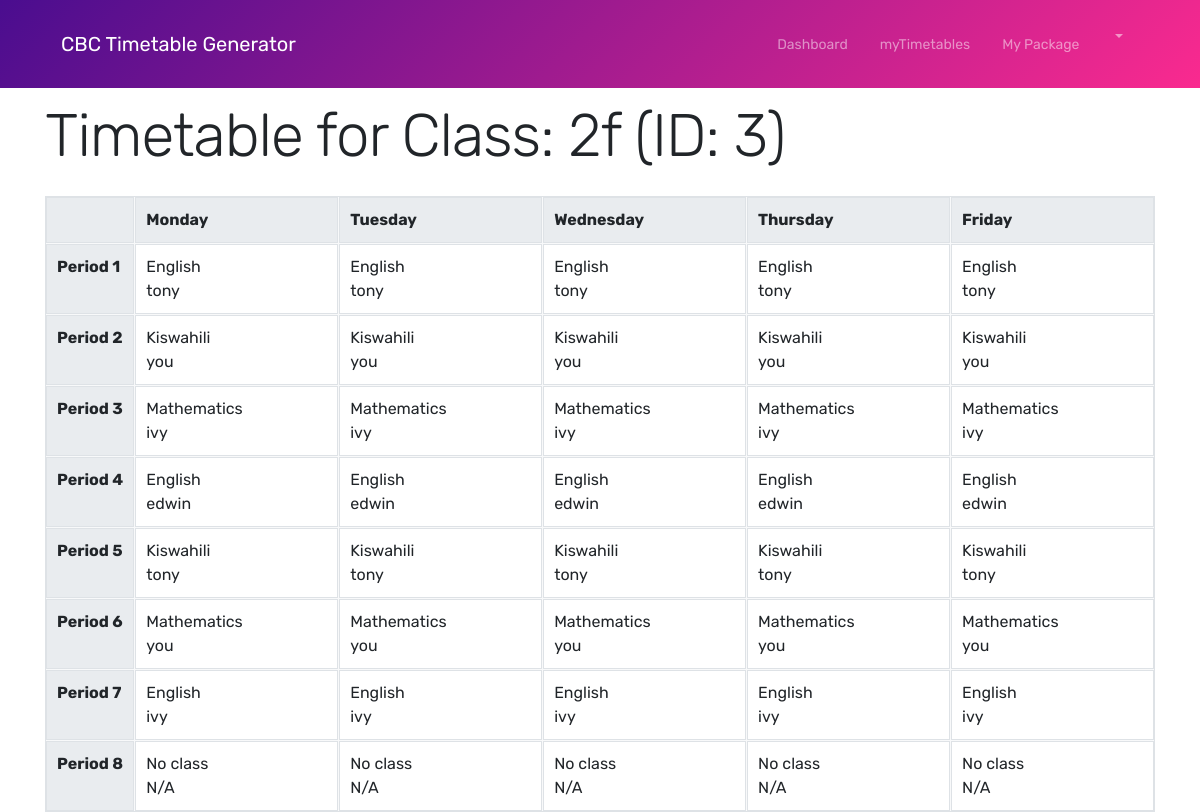
/timetable/view/3 (signed in), run on the app's committed database.
### app/models/timetable.py (models this page shows)
class Class(db.Model):
    id = db.Column(db.Integer, primary_key=True)
    name = db.Column(db.String(20), nullable=False)
    grade_level = db.Column(db.Integer, nullable=False)
    school_id = db.Column(db.Integer, db.ForeignKey('school.id'), nullable=False)
    timetable_entries = db.relationship('TimetableEntry', backref='class', lazy=True)

class Subject(db.Model):
    id = db.Column(db.Integer, primary_key=True)
    name = db.Column(db.String(50), nullable=False)
    code = db.Column(db.String(10), nullable=False)
    lessons_per_week = db.Column(db.Integer, default=1)
    grade_level = db.Column(db.Integer, nullable=False)
    school_id = db.Column(db.Integer, db.ForeignKey('school.id'), nullable=False)
    max_consecutive_periods= db.Column(db.Integer, nullable=False)

### app/models/user.py (models this page shows, shortened)
class User(UserMixin, db.Model):
    id = db.Column(db.Integer, primary_key=True)
    username = db.Column(db.String(64), unique=True, nullable=False)
    email = db.Column(db.String(120), unique=True, nullable=False)
    password_hash = db.Column(db.String(128))
    role = db.Column(db.String(20), default='teacher')
    school_id = db.Column(db.Integer, db.ForeignKey('school.id'), nullable=False)
    is_active = db.Column(db.Boolean, default=True)
    created_at = db.Column(db.DateTime, default=db.func.current_timestamp())
    updated_at = db.Column(db.DateTime, default=db.func.current_timestamp(),
                          onupdate=db.func.current_timestamp())

### app/timetable/routes.py (the view)
@bp.route('/view/<int:class_id>')
@login_required
def view_timetable(class_id):
    class_obj = Class.query.get_or_404(class_id)
    if class_obj.school_id != current_user.school_id:
        flash('Access denied.', 'danger')
        return redirect(url_for('main.index'))
    entries = TimetableEntry.query.filter_by(class_id=class_id).all()
    timetable_data = {}
    for entry in entries:
        timetable_data[(entry.day, entry.period)] = entry
    return render_template('timetable/view.html',
                         class_name=class_obj.name,
                         class_id=class_id,
                         entries=timetable_data)

### app/models/timetable.py (called while the page is built)
    @property
    def subject_name(self):
        return self.subject.name if self.subject else "N/A"

    @property
    def teacher_name(self):
        return self.teacher.user.username if self.teacher else "N/A"

### app/models/user.py (called while the page is built)
@login_manager.user_loader
def load_user(id):
    return User.query.get(int(id))

### app/templates/timetable/view.html (shortened to what this page needs)
{% extends "base.html" %}
{% block content %}
<div class="container">
    {% set days = ['Monday', 'Tuesday', 'Wednesday', 'Thursday', 'Friday'] %}
    <h1 class="mb-4">Timetable for Class: {{ class_name }} (ID: {{ class_id }})</h1>
    <div class="timetable-grid">
        <div class="timetable-cell timetable-header"></div>
        {% for day in days %}
            <div class="timetable-cell timetable-header">{{ day }}</div>
        {% endfor %}
        {% for period in range(1, 9) %}
            <div class="timetable-cell period-time">Period {{ period }}</div>
            {% for day in days %}
                <div class="timetable-cell">
                    {% set entry = entries.get((day, period)) %}
                    {% if entry %}
                        <div class="subject">{{ entry.subject_name }}</div>
                        <div class="teacher">{{ entry.teacher_name }}</div>
                    {% else %}
                        <div class="subject">No class</div>
                        <div class="teacher">N/A</div>
                    {% endif %}
                </div>
            {% endfor %}
        {% endfor %}
    </div>
</div>
{% endblock %}

### app/static/css/style.css (style rules this page uses)
body { font-family: 'Rubik', sans-serif; position: relative; }
h1 { font-size: 60px; font-weight: 300; letter-spacing: -1px; margin-bottom: 1.5rem; }

### app/static/css2/style.css (style rules this page uses)
.timetable-grid { display: grid; grid-template-columns: auto repeat(5, 1fr); gap: 1px; background-color: #f8f9fa; border: 1px solid #dee2e6; }
.timetable-cell { padding: 10px; border: 1px solid #dee2e6; background-color: white; }
.timetable-header { font-weight: bold; background-color: #e9ecef; }
.period-time { font-weight: bold; background-color: #e9ecef; }

### data on the page
Class: name "2f"
Subject: subject_name "English" "English" "English" "English" "English" "English" "English" "English" "English" "English" "English" "English" "English" "English" "English"
User: teacher_name "tony" "tony" "tony" "tony" "tony" "tony" "tony" "tony" "tony" "tony"
Subject: subject_name "Kiswahili" "Kiswahili" "Kiswahili" "Kiswahili" "Kiswahili" "Kiswahili" "Kiswahili" "Kiswahili" "Kiswahili" "Kiswahili"
User: teacher_name "you" "you" "you" "you" "you" "you" "you" "you" "you" "you"
Subject: subject_name "Mathematics" "Mathematics" "Mathematics" "Mathematics" "Mathematics" "Mathematics" "Mathematics" "Mathematics" "Mathematics" "Mathematics"
User: teacher_name "ivy" "ivy" "ivy" "ivy" "ivy" "ivy" "ivy" "ivy" "ivy" "ivy"
User: teacher_name "edwin" "edwin" "edwin" "edwin" "edwin"

### other printed values
{{ class_id }} "3"
{{ day }} "Monday" "Tuesday" "Wednesday" "Thursday" "Friday"
{{ period }} "1" "2" "3" "4" "5" "6" "7" "8"
